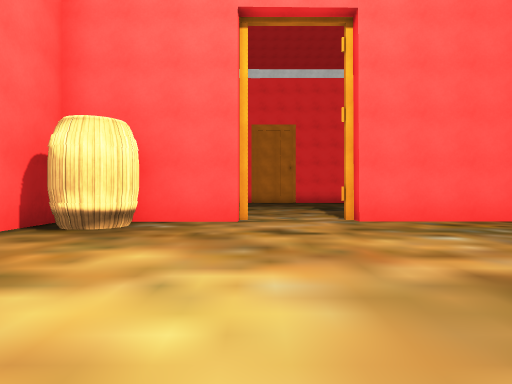
view 1 (above)

23 first-person views from a walk through a Unity game level. The camera is 1.2 m above the floor, looks level and sees 75° across. The floor is counted in squares, 2 m on a side. Each view is taken from the middle of a square. On the plan, view 1 faces up. The plan holds only what a view shows up to about 10 squares ahead; the rest is blank. The place goes on beyond the plan. Some animated figures are left out. Some surface patterns are stand-ins.

view 2
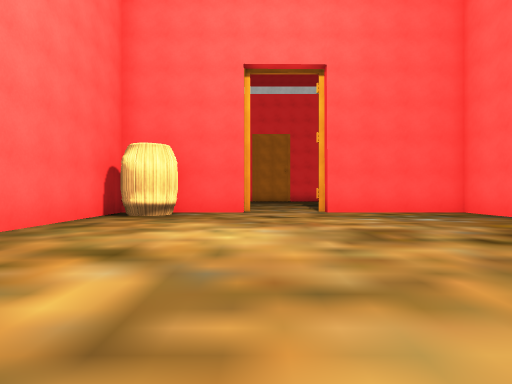

view 3
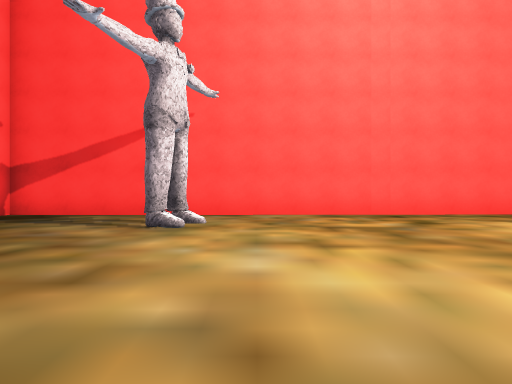

view 4
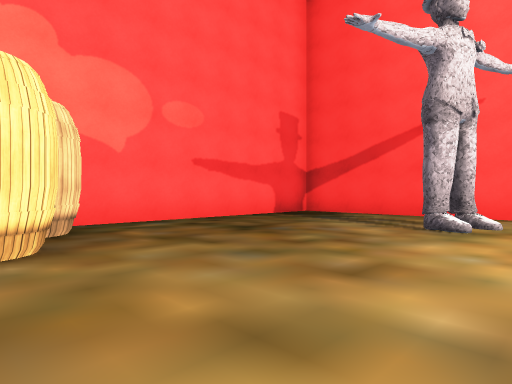

view 5
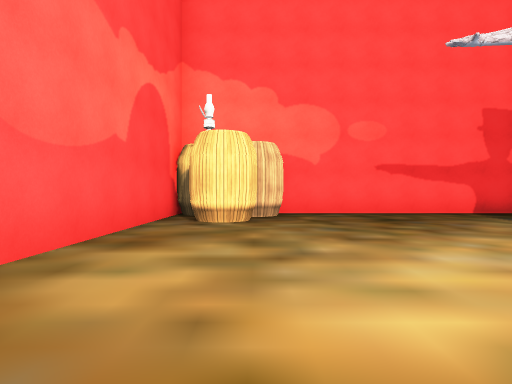

view 6
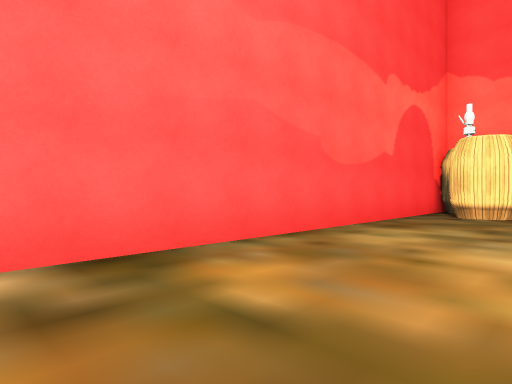

view 7
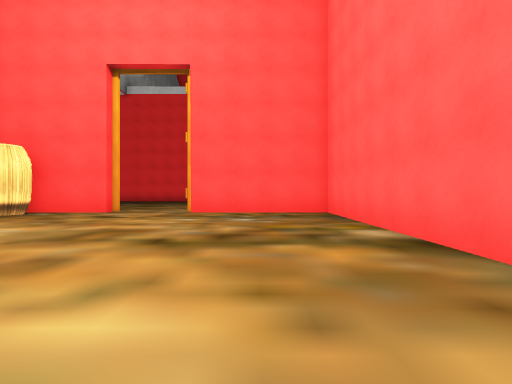

view 8
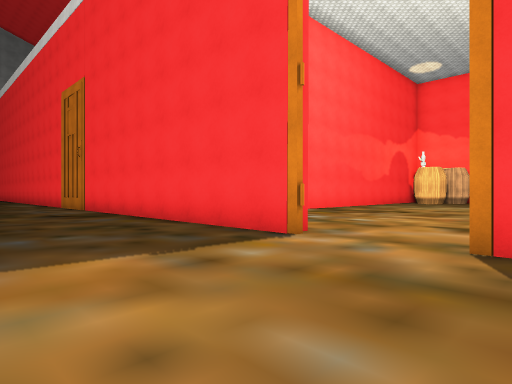

view 9
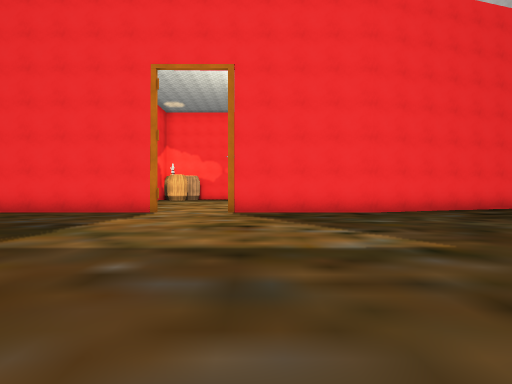

view 10
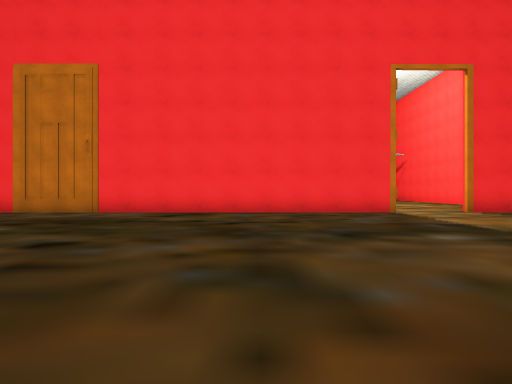

view 11
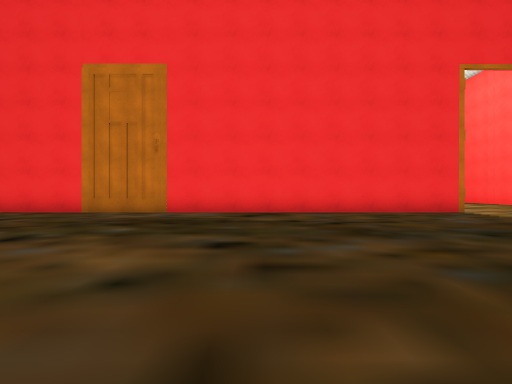

view 12
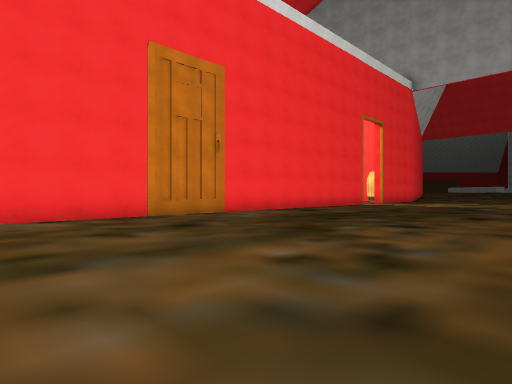

view 13
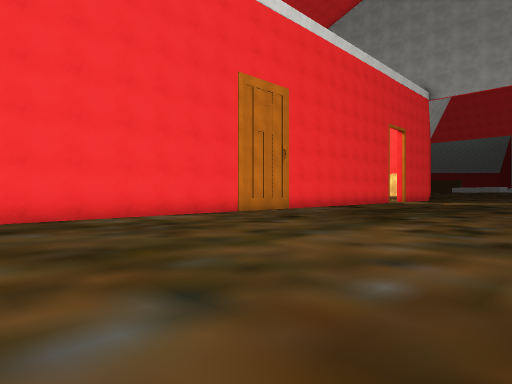

view 14
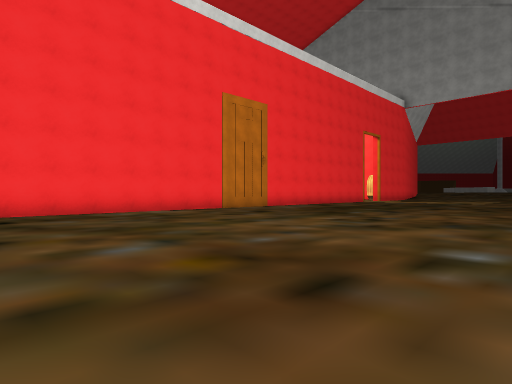

view 15
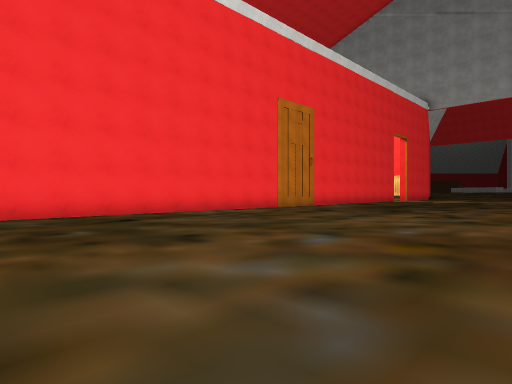

view 16
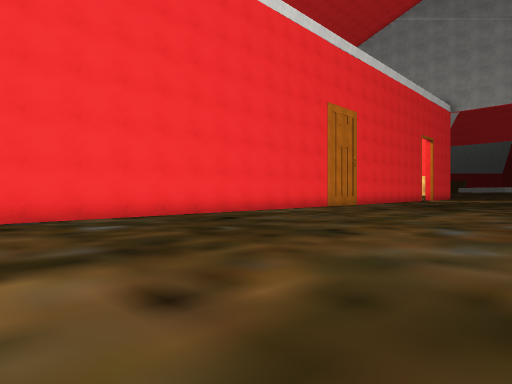

view 17
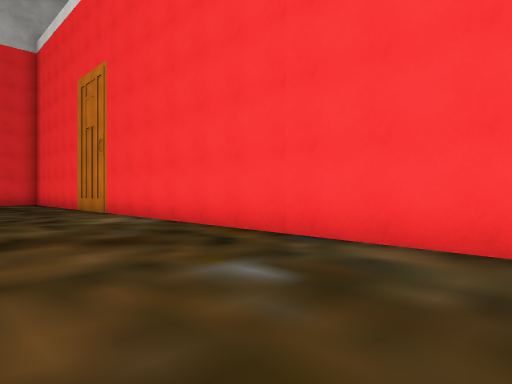

view 18
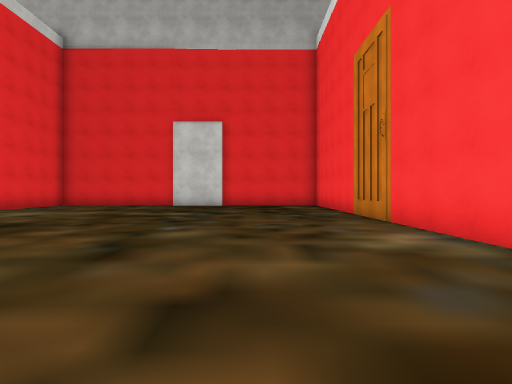

view 19
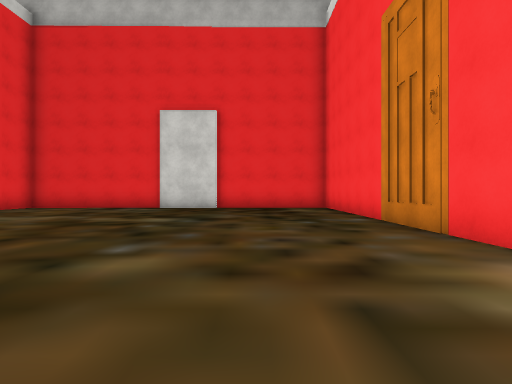

view 20
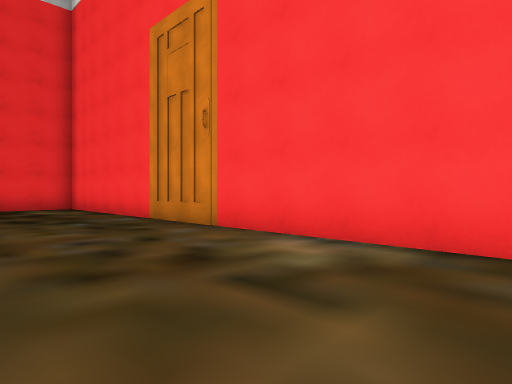

view 21
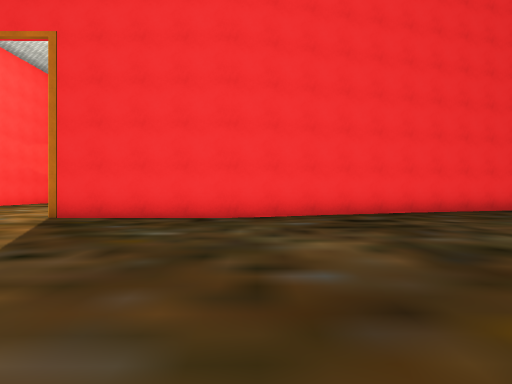

view 22
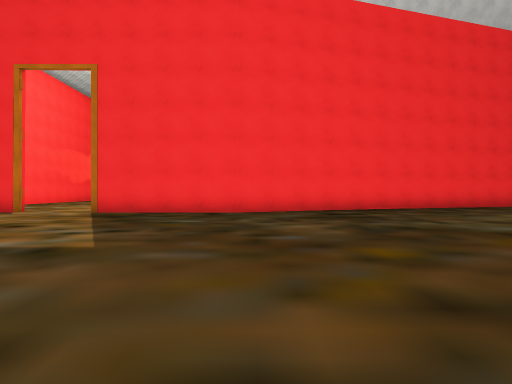

view 23
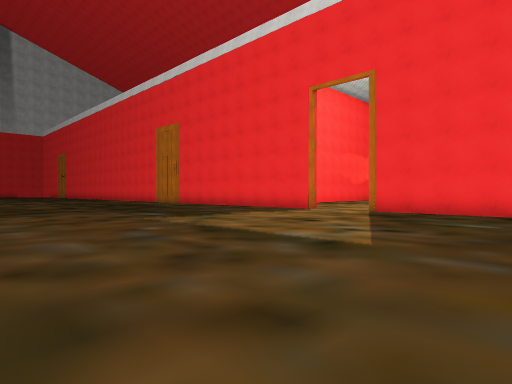

### Floor plan
Points are (right, up) in squares from view 1. A wall is a line through its corners. A room is listed if a view was taken in it or the views show most of it. See-through windows are left out.
Room 1 (views 1, 2, 3, 4, 5, 6, 7)
walls: (-0.2, 6.8) (-3.9, 6.8) (-3.7, -9.4) (3.2, -9.4); (6.1, -9.2) (6.1, 6.8) (2, 6.8)
ways out: opening at (0.5, 7) to room 2
objects: other object (-3, 5) to (-2, 6); other object (4, -9); other object (5, -9); other object (5, -7)
Room 2 (views 8, 9, 10, 11, 12, 13, 14, 15, 16, 17, 18, 19, 20, 21, 22, 23)
walls: (1.9, 7.3) (36.5, 7.3); (-4.5, 7.3) (-0.1, 7.3); (-10.6, 5.4) (-4.3, 7.3)
ways out: opening at (0.5, 7) to room 1

Positions as (right, up) in squares from view 1, and headings:
1: (0, 0), facing up
2: (0, -3), facing up
3: (5, -3), facing left
4: (5, -3), facing down-left
5: (4, 0), facing down
6: (3, 2), facing down-right
7: (4, -3), facing up
8: (-1, 11), facing down-right
9: (-1, 17), facing down
10: (6, 17), facing down
11: (8, 17), facing down
12: (17, 15), facing down-left
13: (20, 15), facing down-left
14: (21, 17), facing down-left
15: (23, 16), facing down-left
16: (25, 15), facing down-left
17: (21, 11), facing down-right
18: (24, 10), facing right
19: (26, 10), facing right
20: (26, 11), facing down-right
21: (-5, 15), facing down
22: (-5, 17), facing down
23: (-5, 17), facing down-right
